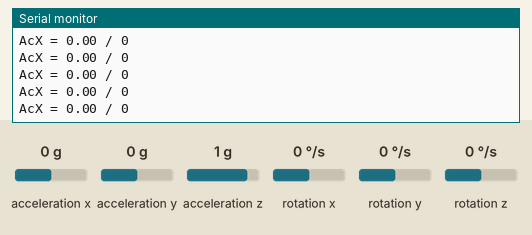
A sketch run on a simulated Arduino Uno, built with avr-gcc and run on an emulated ATmega328P. Shown: the last lines printed to the serial monitor. Wiring (inferred from the names in the program): MPU-6050 motion sensor at I2C address 0x68. The test bench sets the inputs (shaded band); at power-on: acceleration x 0 g, acceleration y 0 g, acceleration z 1 g, rotation x 0 °/s, rotation y 0 °/s, rotation z 0 °/s.

Above: at 1.2 s.
1.3 s: acceleration x set to -1.4 g
At 1.58 s:
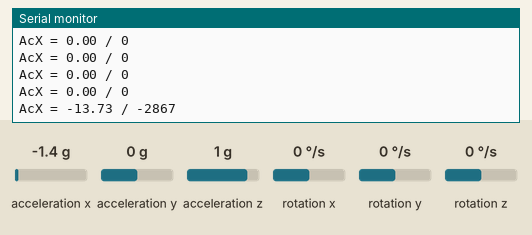
2.8 s: acceleration x set to -0.8 g
At 2.99 s:
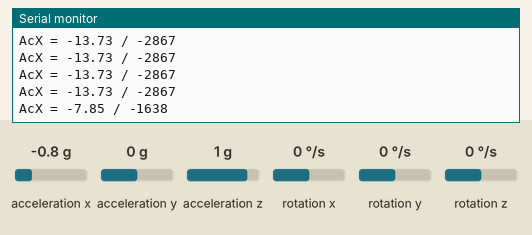
4.3 s: acceleration x set to 0.8 g
At 4.41 s:
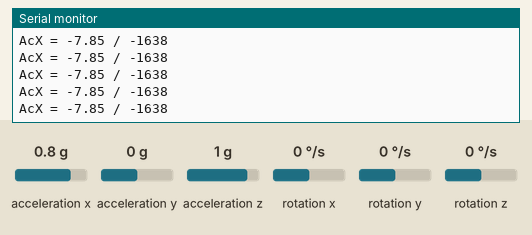
Timing chart, 0 to 7.3 s (numbered marks = the images above; inputs shaded):
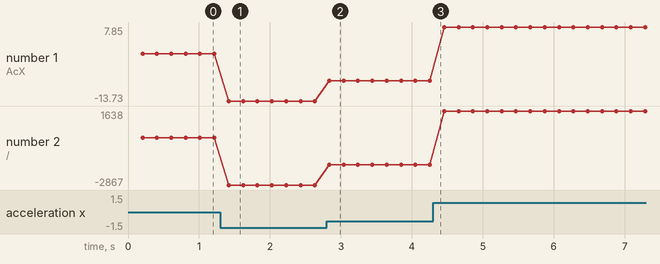

Measured:
- after the input at 1.3 s, the serial monitor: prints a new line after 0.12 s (image 1)
- after the input at 2.8 s, the serial monitor: prints a new line at once (image 2)
- plotted number 1: 0 → -13.73 after the input at 1.3 s, -13.73 → -7.85 after the input at 2.8 s, -7.85 → 7.85 after the input at 4.3 s
- plotted number 2: 0 → -2867 after the input at 1.3 s, -2867 → -1638 after the input at 2.8 s, -1638 → 1638 after the input at 4.3 s

The sketch:

stm_teste_i2c_imu.ino
```cpp
//Programa : Teste MPU6050 e LCD 20x4
//Alteracoes e adaptacoes : MakerHero
//
//Baseado no programa original de JohnChi

//Carrega a biblioteca Wire
#include <Wire.h>

//Endereco I2C do MPU6050
const int MPU = 0x68;
//Variaveis para armazenar valores dos sensores
int16_t AcX, AcY, AcZ, Tmp, GyX, GyY, GyZ;
void setup() {
  Serial.begin(9600);
  Serial.print("inicando");
  Wire.begin();
  Wire.beginTransmission(MPU);
  Wire.write(0x6B);

  //Inicializa o MPU-6050
  Wire.write(0);
  Wire.endTransmission(true);
  Serial.print("iniciado...");
  Wire.beginTransmission(MPU);

  Wire.write(0x1C); // sensibilidade
  //Altera sensibilidade do acelerometro +/- 8g (baixa sensibilidade) - 16g 0x18, 8g 0x10, 2g padrao
  Wire.write(0x18);
  Wire.endTransmission(true);
  Serial.print("sensibilidade");
}
unsigned long int last = 0;
float velo = 0;
void loop() {
  Wire.beginTransmission(MPU);
  Wire.write(0x3B);  // starting with register 0x3B (ACCEL_XOUT_H)
  Wire.endTransmission(false);
  //Solicita os dados do sensor
  Wire.requestFrom(MPU, 14, true);
  //Armazena o valor dos sensores nas variaveis correspondentes
  AcX = Wire.read() << 8 | Wire.read();  //0x3B (ACCEL_XOUT_H) & 0x3C (ACCEL_XOUT_L)
  AcY = Wire.read() << 8 | Wire.read();  //0x3D (ACCEL_YOUT_H) & 0x3E (ACCEL_YOUT_L)
  AcZ = Wire.read() << 8 | Wire.read();  //0x3F (ACCEL_ZOUT_H) & 0x40 (ACCEL_ZOUT_L)
  Tmp = Wire.read() << 8 | Wire.read();  //0x41 (TEMP_OUT_H) & 0x42 (TEMP_OUT_L)
  GyX = Wire.read() << 8 | Wire.read();  //0x43 (GYRO_XOUT_H) & 0x44 (GYRO_XOUT_L)
  GyY = Wire.read() << 8 | Wire.read();  //0x45 (GYRO_YOUT_H) & 0x46 (GYRO_YOUT_L)
  GyZ = Wire.read() << 8 | Wire.read();  //0x47 (GYRO_ZOUT_H) & 0x48 (GYRO_ZOUT_L)

 float acel_x = AcX * 9.81;
  Serial.print("AcX = ");
  Serial.print(acel_x / (2048.0));
  Serial.print(" / ");
  Serial.println(AcX);
 /* float acel_y = (AcY * 981) / (2048.0 * 2);
  Serial3.print(" | AcY = ");
  Serial3.print(acel_y);
  float acel_z = (AcZ * 981) / (2048.0 * 2);
  Serial3.print(" | AcZ = ");
  Serial3.print(acel_z);


  Serial3.print(" | Tmp = ");
  Serial3.print(Tmp / 340.00 + 36.53);

  Serial3.print(" | GyX = ");
  Serial3.println(GyX);

  Serial3.print(" | GyY = ");
  Serial3.print(GyY);

  Serial3.print(" | GyZ = ");
  Serial3.println(GyZ);*/

  delay(200);
}
```
